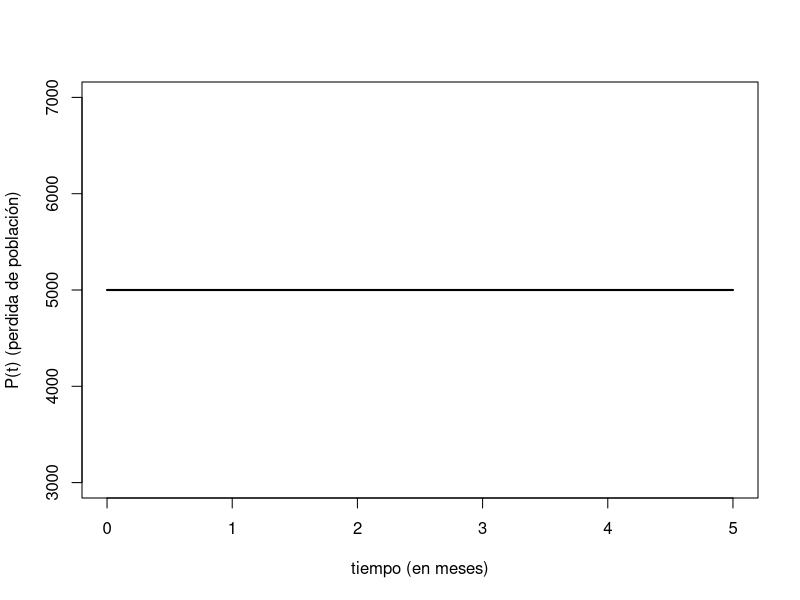
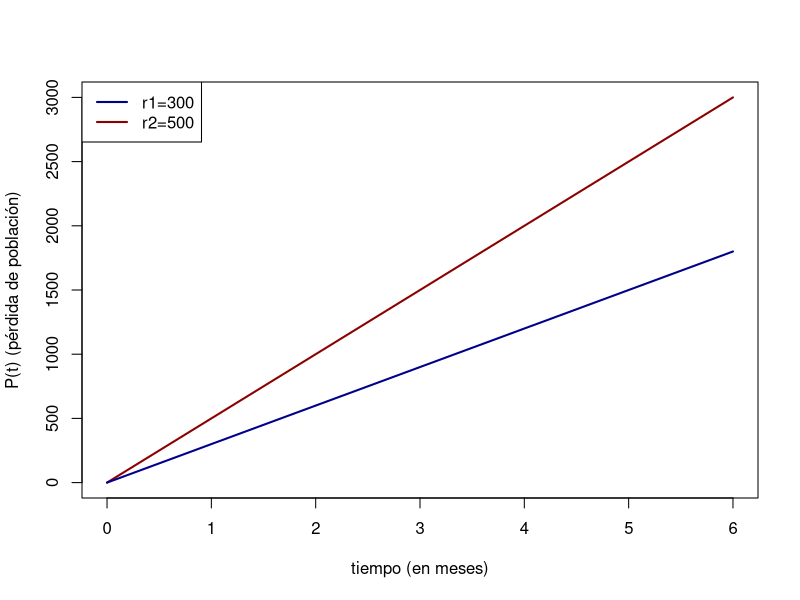
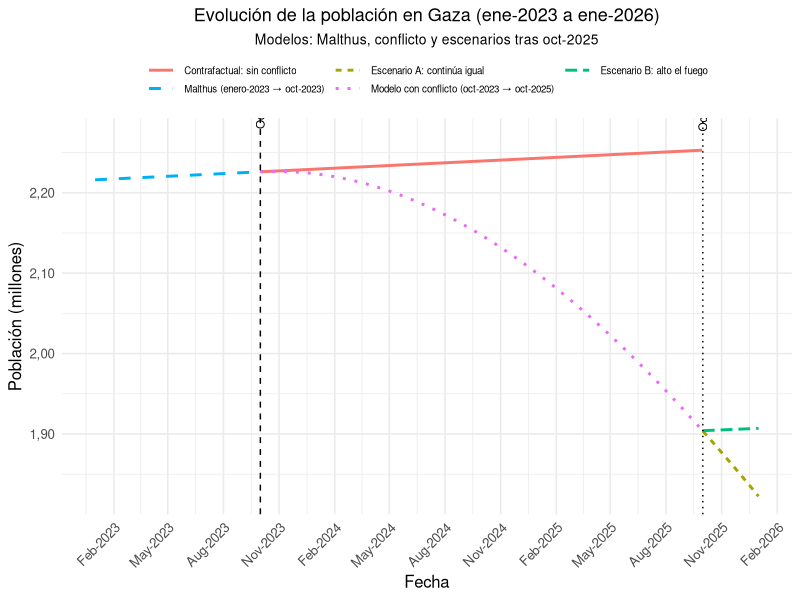

R code for these plots, in order:
## ---- chunk 1
knitr::opts_chunk$set(echo = TRUE)
## ---- chunk 2
plot(x = 0:5, y = rep(5000, 6), type = "l", lwd = 2,
     xlab = "tiempo (en meses)",
     ylab = "P(t) (perdida de población)")
## ---- chunk 3
# Por ejemplo, para una r1=300 o r2=500
t <- 0:6
Pt_r1 <- 300*t
Pt_r2 <- 500*t

plot(x = t, y = Pt_r2, type = "l", col = "darkred",
     xlab = "tiempo (en meses)",
     ylab = "P(t) (pérdida de población)", lwd = 2)
lines(x = t, y = Pt_r1, col = "darkblue", lwd = 2)
legend("topleft", legend=c("r1=300", "r2=500"),
       col=c("darkblue", "darkred"), lty=1, lwd = 2)
## ---- chunk 4
# --- Librerías ---
library(ggplot2)
library(dplyr)
library(tidyr)
library(scales)

# --- Parámetros ---
y0 <- 2.226       # millones (oct-2023)
a  <- 0.0005      # tasa mensual natural
k  <- 0.000584    # intensidad del conflicto (kappa)
t_cut <- 24       # oct-2025 -> 24 meses desde oct-2023

# --- Fechas clave ---
date_start <- as.Date("2023-01-01")
date_y0    <- as.Date("2023-10-01")
date_cut   <- as.Date("2025-10-01")
date_end   <- as.Date("2026-01-01")

# Conversión de fechas a meses desde y0
month_len <- 365.2425 / 12
mfrom_y0 <- function(d) as.numeric(d - date_y0) / month_len

# --- Modelos ---
# Malthus simple (sin conflicto)
y_malthus <- function(t) y0 * exp(a * t)

# Malthus modificado (con k > 0)
y_conflict <- function(t) {
  ifelse(t < 0, y_malthus(t),
         y0 * exp(a * t - 0.5 * k * t^2))
}

# Escenario B: alto el fuego (k=0 desde t_cut)
y_k0_after <- function(t, t_cut = 24) {
  y_24 <- y0 * exp(a * t_cut - 0.5 * k * t_cut^2)
  ifelse(t <= t_cut,
         y_conflict(t),
         y_24 * exp(a * (t - t_cut)))
}

# --- Serie temporal ---
dates <- seq(date_start, date_end, by = "1 day")
t <- mfrom_y0(dates)

# --- Trayectorias ---
df <- tibble(
  date = dates,
  t = t,
  `Malthus (enero-2023 → oct-2023)` = ifelse(t <= 0, y_malthus(t), NA),
  `Modelo con conflicto (oct-2023 → oct-2025)` = ifelse(t >= 0 & t <= 24, y_conflict(t), NA),
  `Escenario A: continúa igual` = ifelse(t >= 24, y_conflict(t), NA),
  `Escenario B: alto el fuego` = ifelse(t >= 24, y_k0_after(t), NA),
  `Contrafactual: sin conflicto` = ifelse(t >= 0 & t <= 24, y_malthus(t), NA)
) %>%
  pivot_longer(-c(date, t), names_to = "Modelo", values_to = "y")

# --- Gráfico ---
ggplot(df, aes(x = date, y = y, color = Modelo, linetype = Modelo)) +
  geom_line(size = 1) +
  geom_vline(xintercept = as.numeric(date_y0), linetype = "dashed", color = "black") +
  geom_vline(xintercept = as.numeric(date_cut), linetype = "dotted", color = "black") +
  annotate("text", x = date_y0, y = 2.27, label = "Oct-2023 (y0)", hjust = -0.1, angle = 90, size = 3) +
  annotate("text", x = date_cut, y = 2.27, label = "Oct-2025", hjust = -0.1, angle = 90, size = 3) +
  scale_x_date(date_breaks = "3 months", date_labels = "%b-%Y") +
  scale_y_continuous(labels = label_number(big.mark = ".", decimal.mark = ",")) +
  labs(
    title = "Evolución de la población en Gaza (ene-2023 a ene-2026)",
    subtitle = "Modelos: Malthus, conflicto y escenarios tras oct-2025",
    x = "Fecha", y = "Población (millones)",
    color = NULL, linetype = NULL
  ) +
  theme_minimal(base_size = 12) +
  theme(
    axis.text.x = element_text(angle = 45, hjust = 1),
    legend.position = "top",
    legend.text = element_text(size = 7),     # 🔹 hace más pequeña la leyenda
    legend.key.width = unit(1.5, "lines"),    # 🔹 acorta las líneas de la leyenda
    legend.key.height = unit(0.5, "lines"),   # 🔹 reduce altura de las filas
    legend.spacing.x = unit(0.2, "cm"),       # 🔹 reduce espacio horizontal
    legend.box = "horizontal",                # 🔹 las leyendas se colocan en fila
    legend.box.just = "center",               # 🔹 centradas
    plot.title = element_text(hjust = 0.5, size = 13),
    plot.subtitle = element_text(hjust = 0.5, size = 10)
  ) +
  guides(
    color = guide_legend(nrow = 2, byrow = TRUE),
    linetype = guide_legend(nrow = 2, byrow = TRUE)
  )


